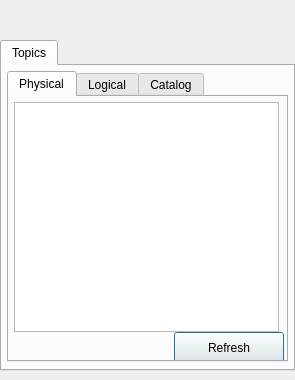
<?xml version="1.0" encoding="UTF-8"?>
<ui version="4.0">
 <class>dsTopicManager</class>
 <widget class="QDialog" name="dsTopicManager">
  <property name="geometry">
   <rect>
    <x>0</x>
    <y>0</y>
    <width>295</width>
    <height>380</height>
   </rect>
  </property>
  <property name="sizePolicy">
   <sizepolicy hsizetype="Preferred" vsizetype="Preferred">
    <horstretch>0</horstretch>
    <verstretch>0</verstretch>
   </sizepolicy>
  </property>
  <property name="maximumSize">
   <size>
    <width>295</width>
    <height>16777215</height>
   </size>
  </property>
  <property name="windowTitle">
   <string>Edit Feature</string>
  </property>
  <property name="toolTip">
   <string>&lt;html&gt;&lt;head/&gt;&lt;body&gt;&lt;p&gt;Add Feature&lt;/p&gt;&lt;p&gt;&lt;br/&gt;&lt;/p&gt;&lt;/body&gt;&lt;/html&gt;</string>
  </property>
  <property name="text" stdset="0">
   <string>Edit Feature</string>
  </property>
  <widget class="QTabWidget" name="Tabs">
   <property name="geometry">
    <rect>
     <x>0</x>
     <y>40</y>
     <width>295</width>
     <height>331</height>
    </rect>
   </property>
   <property name="currentIndex">
    <number>0</number>
   </property>
   <widget class="QWidget" name="tabDevices">
    <attribute name="title">
     <string>Topics</string>
    </attribute>
    <widget class="QTabWidget" name="deviceTabs">
     <property name="geometry">
      <rect>
       <x>5</x>
       <y>5</y>
       <width>281</width>
       <height>291</height>
      </rect>
     </property>
     <property name="currentIndex">
      <number>0</number>
     </property>
     <widget class="QWidget" name="tabPhysical">
      <attribute name="title">
       <string>Physical</string>
      </attribute>
      <widget class="QTableWidget" name="tablePhysical">
       <property name="geometry">
        <rect>
         <x>5</x>
         <y>5</y>
         <width>265</width>
         <height>230</height>
        </rect>
       </property>
      </widget>
      <widget class="QPushButton" name="devicesRefresh">
       <property name="geometry">
        <rect>
         <x>165</x>
         <y>235</y>
         <width>110</width>
         <height>32</height>
        </rect>
       </property>
       <property name="text">
        <string>Refresh</string>
       </property>
      </widget>
     </widget>
     <widget class="QWidget" name="tabLogical">
      <attribute name="title">
       <string>Logical</string>
      </attribute>
      <widget class="QTableWidget" name="tableLogical">
       <property name="geometry">
        <rect>
         <x>5</x>
         <y>5</y>
         <width>265</width>
         <height>231</height>
        </rect>
       </property>
      </widget>
     </widget>
     <widget class="QWidget" name="tabDeviceTypes">
      <attribute name="title">
       <string>Catalog</string>
      </attribute>
      <widget class="QTableWidget" name="tableDeviceTypes">
       <property name="geometry">
        <rect>
         <x>5</x>
         <y>5</y>
         <width>265</width>
         <height>250</height>
        </rect>
       </property>
      </widget>
     </widget>
    </widget>
   </widget>
  </widget>
 </widget>
 <resources/>
 <connections/>
</ui>
